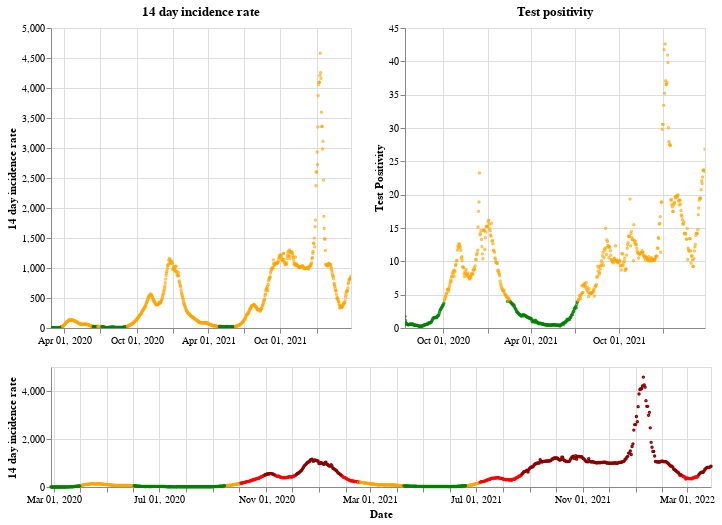

Write notebook code for a chart like this one.
### Markdown cell above
## Wales

### Code cell
plot_traffic_light('Wales')

### Figure 1 — Vega-Lite specification as saved in the notebook (floating-point values rounded to 4 significant figures; data arrays with more than 128 entries replaced by an {"elided": "..."} marker saying what was removed)
{"config": {"view": {"continuousWidth": 400, "continuousHeight": 300}}, "vconcat": [{"hconcat": [{"mark": {"type": "point", "size": 2}, "encoding": {"color": {"condition": {"value": "green", "test": "(datum.twoWeeklyCasesRate <= 25)"}, "value": "orange"}, "tooltip": [{"type": "nominal", "field": "areaName"}, {"type": "temporal", "field": "date"}, {"type": "quantitative", "field": "twoWeeklyCasesRate"}, {"type": "quantitative", "field": "testPositivity"}], "x": {"type": "temporal", "axis": {"title": ""}, "field": "date", "scale": {"domain": {"selection": "DateBrush"}}, "timeUnit": "yearmonthdate"}, "y": {"type": "quantitative", "axis": {"title": "14 day incidence rate"}, "field": "twoWeeklyCasesRate"}}, "title": "14 day incidence rate", "width": 300}, {"mark": {"type": "point", "size": 2}, "encoding": {"color": {"condition": {"value": "green", "test": "(datum.testPositivity <= 4)"}, "value": "orange"}, "tooltip": [{"type": "nominal", "field": "areaName"}, {"type": "temporal", "field": "date"}, {"type": "quantitative", "field": "twoWeeklyCasesRate"}, {"type": "quantitative", "field": "testPositivity"}], "x": {"type": "temporal", "axis": {"title": ""}, "field": "date", "scale": {"domain": {"selection": "DateBrush"}}, "timeUnit": "yearmonthdate"}, "y": {"type": "quantitative", "axis": {"title": "Test Positivity"}, "field": "testPositivity"}}, "title": "Test positivity", "width": 300}]}, {"layer": [{"mark": {"type": "point", "size": 2}, "encoding": {"color": {"condition": {"value": "orange", "test": "(((datum.testPositivity < 4) && (datum.twoWeeklyCasesRate >= 50)) && (datum.twoWeeklyCasesRate < 200))"}, "value": "red"}, "opacity": {"condition": {"value": 1, "test": "((datum.twoWeeklyCasesRate >= 50) && (datum.twoWeeklyCasesRate < 500))"}, "value": 0}, "tooltip": [{"type": "nominal", "field": "areaName"}, {"type": "temporal", "field": "date"}, {"type": "quantitative", "field": "twoWeeklyCasesRate"}, {"type": "quantitative", "field": "testPositivity"}], "x": {"type": "temporal", "axis": {"title": "Date"}, "field": "date", "timeUnit": "yearmonthdate"}, "y": {"type": "quantitative", "axis": {"title": "14 day incidence rate"}, "field": "twoWeeklyCasesRate"}}, "selection": {"DateBrush": {"type": "interval", "encodings": ["x"], "fields": ["Time"]}}}, {"mark": {"type": "point", "size": 2}, "encoding": {"color": {"value": "darkred"}, "opacity": {"condition": {"value": 1, "test": "(datum.twoWeeklyCasesRate >= 500)"}, "value": 0}, "tooltip": [{"type": "nominal", "field": "areaName"}, {"type": "temporal", "field": "date"}, {"type": "quantitative", "field": "twoWeeklyCasesRate"}, {"type": "quantitative", "field": "testPositivity"}], "x": {"type": "temporal", "axis": {"title": "Date"}, "field": "date", "timeUnit": "yearmonthdate"}, "y": {"type": "quantitative", "axis": {"title": "14 day incidence rate"}, "field": "twoWeeklyCasesRate"}}}, {"mark": {"type": "point", "size": 2}, "encoding": {"color": {"condition": {"value": "green", "test": "((datum.testPositivity < 4) && (datum.twoWeeklyCasesRate < 50))"}, "value": "orange"}, "opacity": {"condition": {"value": 1, "test": "(datum.twoWeeklyCasesRate < 50)"}, "value": 0}, "tooltip": [{"type": "nominal", "field": "areaName"}, {"type": "temporal", "field": "date"}, {"type": "quantitative", "field": "twoWeeklyCasesRate"}, {"type": "quantitative", "field": "testPositivity"}], "x": {"type": "temporal", "axis": {"title": "Date"}, "field": "date", "timeUnit": "yearmonthdate"}, "y": {"type": "quantitative", "axis": {"title": "14 day incidence rate"}, "field": "twoWeeklyCasesRate"}}}], "height": 120, "width": 660}], "data": {"name": "data-4a43fa56aa66d05750e667474da504b2"}, "$schema": "https://vega.github.io/schema/vega-lite/v4.8.1.json", "datasets": {"data-4a43fa56aa66d05750e667474da504b2": {"elided": "762 records"}}}
